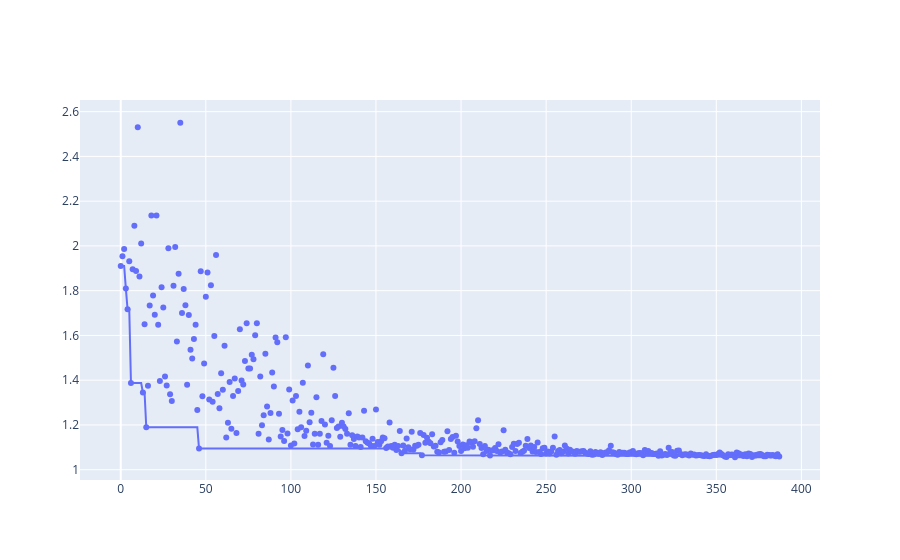

This figure's notebook cell:
### Code cell
figure_scatter = px.scatter(df_progress, x = "evaluation", y = "objective")
figure_line = px.line(df_progress, x = "evaluation", y = "best_objective")
go.Figure(data = figure_scatter.data + figure_line.data)

### Figure 1 — Plotly figure (JSON) as saved in the notebook; plotly's stock layout.template omitted (floating-point values rounded to 4 significant figures; data arrays with more than 128 entries replaced by an {"elided": "..."} marker saying what was removed)
{"data": [{"hovertemplate": "evaluation=%{x}<br>objective=%{y}<extra></extra>", "legendgroup": "", "marker": {"color": "#636efa", "symbol": "circle"}, "mode": "markers", "name": "", "orientation": "v", "showlegend": false, "type": "scatter", "x": {"elided": "388 int values"}, "xaxis": "x", "y": {"elided": "388 float values"}, "yaxis": "y"}, {"hovertemplate": "evaluation=%{x}<br>best_objective=%{y}<extra></extra>", "legendgroup": "", "line": {"color": "#636efa", "dash": "solid"}, "marker": {"symbol": "circle"}, "mode": "lines", "name": "", "orientation": "v", "showlegend": false, "type": "scatter", "x": {"elided": "388 int values"}, "xaxis": "x", "y": {"elided": "388 float values"}, "yaxis": "y"}], "layout": {}}
